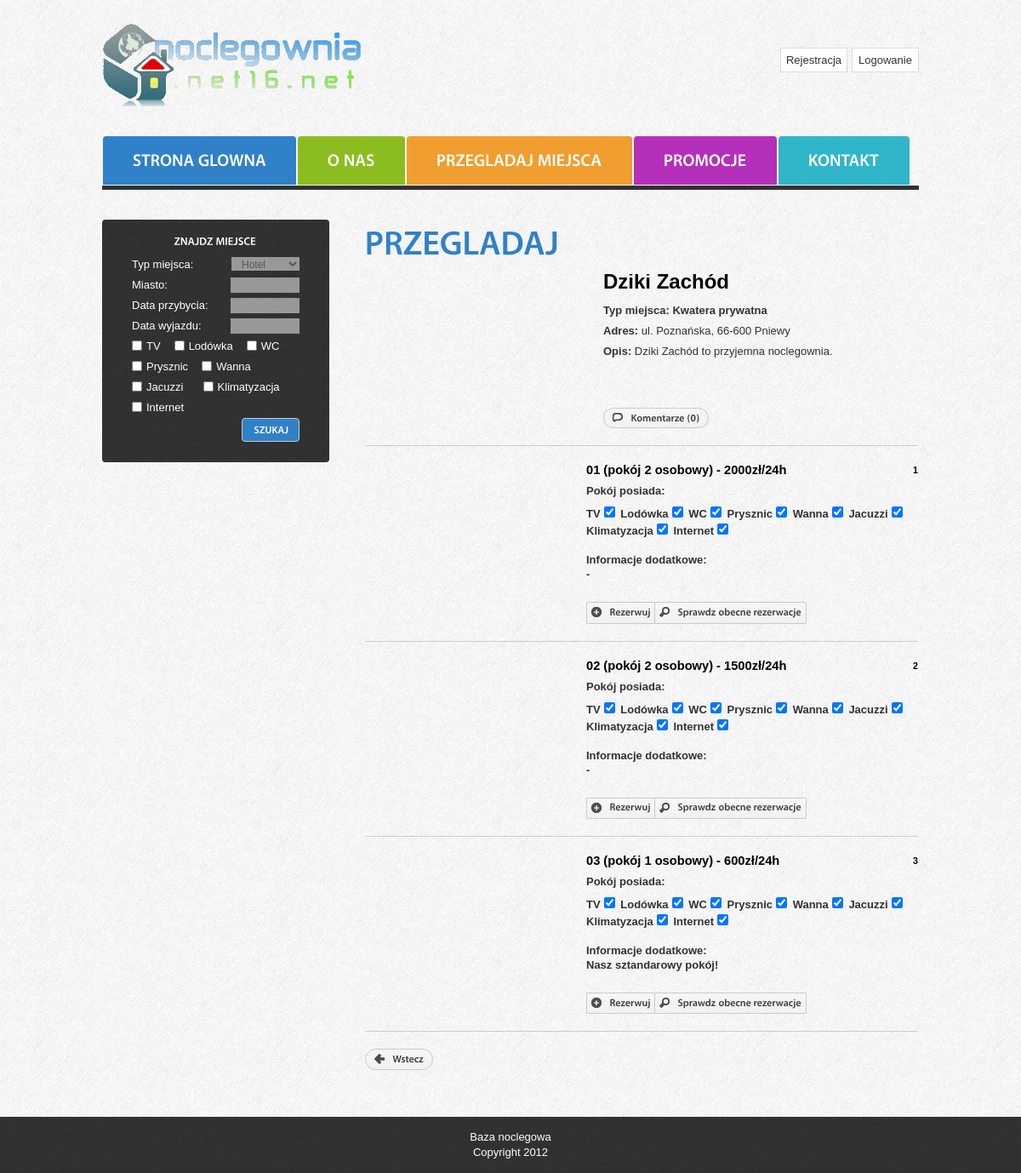
Page /przegladaj.php?pok=2 on the committed database.
### tables this page shows
CREATE TABLE `noclegownia` (
  `id` int(10) unsigned NOT NULL AUTO_INCREMENT,
  `nazwa` varchar(200) NOT NULL,
  `miejscowosc` varchar(100) NOT NULL,
  `kod_pocztowy` varchar(6) NOT NULL,
  `ulica` varchar(100) NOT NULL,
  `opis` varchar(700) NOT NULL,
  `ocena` varchar(50) NOT NULL,
  `typ` varchar(100) NOT NULL,
  `status` tinyint(1) DEFAULT '0',
  `zdjecie` mediumblob NOT NULL,
  PRIMARY KEY (`id`)
);

CREATE TABLE `pokoj` (
  `id_pok` int(100) unsigned NOT NULL AUTO_INCREMENT,
  `id_miejsce` int(11) NOT NULL,
  `tytul` varchar(100) NOT NULL,
  `opis` varchar(700) NOT NULL,
  `cena` int(5) NOT NULL,
  `tv` varchar(8) DEFAULT 'Brak',
  `lodowka` varchar(8) DEFAULT 'Brak',
  `wc` varchar(8) DEFAULT 'Brak',
  `prszynic` varchar(8) DEFAULT 'Brak',
  `wanna` varchar(8) DEFAULT 'Brak',
  `jacuzzi` varchar(8) DEFAULT 'Brak',
  `klimatyzacja` varchar(8) DEFAULT 'Brak',
  `internet` varchar(8) DEFAULT 'Brak',
  `zdjecie` mediumblob NOT NULL,
  PRIMARY KEY (`id_pok`)
);

### public_html/include/wyszukiwarka_pokoj.php (the view, shortened to what this page needs)
<?php
							$i++;
                                                            echo '<table border="1" width="100%"><tr><td width="40%">
							<figure class="left marg_right1">';
							echo '</figure></td>
							<td><p class="pad_bot2"><strong><span style="color: black; font-size: 11pt">'.$result2['tytul'].' - '.$result2['cena'].'zł/24h</strong><strong><span style="color:black; float: right; font-size: 8pt">'.$i.'<span></span></p>
							<p class="pad_bot2"><strong>Pokój posiada: </strong><br /></p>';
							if($result2['tv'] == '1'){echo ' TV<input type="checkbox" checked="checked" />';}else{echo ' TV<input type="checkbox" />';}
                                                                                    if($result2['lodowka'] == '1'){echo ' Lodówka<input type="checkbox" checked="checked" />';}else{echo ' Lodówka<input type="checkbox" />';}
							if($result2['wc'] == '1'){echo ' WC<input type="checkbox" checked="checked" />';}else{echo ' WC<input type="checkbox" />';}
							if($result2['prszynic'] == '1'){echo ' Prysznic<input type="checkbox" checked="checked" />';}else{echo ' Prysznic<input type="checkbox" />';}
							if($result2['wanna'] == '1'){echo ' Wanna<input type="checkbox" checked="checked" />';}else{echo ' Wanna<input type="checkbox" />';}
							if($result2['jacuzzi'] == '1'){echo ' Jacuzzi<input type="checkbox" checked="checked" />';}else{echo ' Jacuzzi<input type="checkbox" />';}
							if($result2['klimatyzacja'] == '1'){echo ' Klimatyzacja<input type="checkbox" checked="checked" />';}else{echo ' Klimatyzacja<input type="checkbox" />';}
							if($result2['internet'] == '1'){echo ' Internet<input type="checkbox" checked="checked" />';}else{echo ' Internet<input type="checkbox" />';}
							echo '<p class="pad_bot2"><br /><strong>Informacje dodatkowe: </strong><br />'.$result2['opis'].'</p>
                                                                                    <br /><a class="left button zlec" href="rezerwacje/rezerwacja_kl.php?rez='.$result2['id_pok'].'"><span class="plus icon"></span>Rezerwuj</a>
                                                                                    <a class="right2 button spr" href="rezerwacje/rezerwacja_obecne.php?obecne='.$result2['id_pok'].'"><span class="magnifier icon"></span>Sprawdz obecne rezerwacje</a>
                                                                                    </td></tr>
                                                                        </table>';
?>

### public_html/przegladaj_pokoje.php (shortened to what this page needs)
<?php
if(isset($_GET['pok'])){
$id=($_GET['pok']);
    $sql="SELECT * FROM noclegownia WHERE id='$id'";
    $query=mysql_query($sql);
    while($result=mysql_fetch_assoc($query)){
	$id_noclegownia=$result['id'];
			echo '<article class="col2">
				<div class="wrapper under">';
                include 'include/wyszukiwarka_noclegownia.php';
                echo '</div>
				</article>';
                        $sql="SELECT * FROM pokoj WHERE id_miejsce='$id'";
                    	$query=mysql_query($sql);
                    	while($result2=mysql_fetch_assoc($query))
                	       {
	                        echo'<article class="col2"><div class="wrapper under">';
							include 'include/wyszukiwarka_pokoj.php';
	                               	echo '</div></article>';
	                       }
                                            }
							if(isset($_GET['start'])){
							echo '<br /><br /><a class="pill button" href="przegladaj.php?start='.$_GET['start'].'"><span class="leftarrow icon"></span>Wstecz</a>';}else{echo '<br /><br /><a class="pill button" href="przegladaj.php"><span class="leftarrow icon"></span>Wstecz</a>';}
}
?>

### public_html/include/wyszukiwarka_noclegownia.php (shortened to what this page needs)
 <?php
			   echo '<table border="1" width="100%"><tr><td width="280px">
					<figure class="left marg_right1">';
					$id = $result['id'];
					echo '</figure></td>
					<td><p class="pad_bot2"><strong><span style="color: black; font-size: 18pt">'.$result['nazwa'].'</span><br /><br />Typ miejsca: '.$result['typ'].'</strong></p>
					<p class="pad_bot2"><strong>Adres:</strong> ul. '.$result['ulica'].', '.$result['kod_pocztowy'].' '.$result['miejscowosc'].'</p>
                                                            <p class="pad_bot2"><strong>Opis:</strong> '.$result['opis'].'</p>
					<br /><br /><br />';
					?>
					<a onclick="window.open('<?php echo 'komentarze/komentarze.php?kom='.$id_noclegownia.'';  ?>', 'Komentarze', 'toolbar=no, scrollbars=yes, location=no, height=430,width=600');" class="pill button"><span class="comment icon"></span>Komentarze (<?php echo $result['status']; ?>)</a>
					<?php
                                                            echo '</td></tr>
                                    </table>';
?>

### public_html/button/stylesheets/css3buttons.css (style rules this page uses)
a.button { -moz-user-select: none; -webkit-tap-highlight-color: rgba(0,0,0,0); -webkit-user-select: none; -webkit-touch-callout: none; }
a.button.pill, button.pill { -webkit-border-radius: 19px; -moz-border-radius: 19px; border-radius: 19px; padding: 5px 10px 4px 10px; *padding: 4px 10px; }
a.button.left, button.left { -webkit-border-bottom-right-radius: 0px; -webkit-border-top-right-radius: 0px; -moz-border-radius-bottomright: 0px; -moz-border-radius-topright: 0px; border-bottom-right-radius: 0px; border-top-right-radius: 0px; margin-right: 0px; border-right: none; }
a.button.right2, button.right { -webkit-border-bottom-left-radius: 0px; -webkit-border-top-left-radius: 0px; -moz-border-radius-bottomleft: 0px; -moz-border-radius-topleft: 0px; border-top-left-radius: 0px; border-bottom-left-radius: 0px; margin-left: 0px; }
a.button span.icon, button span.icon { display: inline-block; width: 14px; height: 12px; margin: auto 7px auto auto; position: relative; top: 0; *top: 0px; background-image: url('../images/css3buttons_icons.png'); background-repeat: no-repeat; }
a.button span.icon.comment, button span.icon.comment { background-position: 0 -176px }
a.button span.icon.leftarrow, button span.icon.leftarrow { background-position: 0 -382px }
a.button span.icon.magnifier, button span.icon.magnifier { background-position: 0 -472px }
a.button span.icon.plus, button span.icon.plus { background-position: 0 -616px }

### public_html/css/layout.css (style rules this page uses)
.col1, .col2, .col3, .cols { float:left }
.col2 { width:650px }

### public_html/css/style.css (style rules this page uses)
.left { float:left }
.wrapper { width:100%;overflow:hidden }
body { background:url(../images/bg.jpg) top center repeat;border:0;font:13px Arial, Helvetica, sans-serif;color:#323232;line-height:17px }
body, html { height:100% }
a { color:#f09e2f;text-decoration:underline;outline:none }
p { padding-bottom:17px }
.pad_bot2 { padding-bottom:7px }
.under { padding-bottom:20px;border-bottom:1px solid #cccccc;margin-bottom:20px }

### rows in the picture
noclegownia: nazwa "Dziki Zachód", typ "Kwatera prywatna", ulica "Poznańska", kod_pocztowy "66-600", miejscowosc "Pniewy", opis "Dziki Zachód to przyjemna noclegownia."
pokoj: tytul "01 (pokój 2 osobowy)", cena "2000", i "1", opis "-"
pokoj: tytul "02 (pokój 2 osobowy)", cena "1500", i "2", opis "-"
pokoj: tytul "03 (pokój 1 osobowy)", cena "600", i "3", opis "Nasz sztandarowy pokój!"
